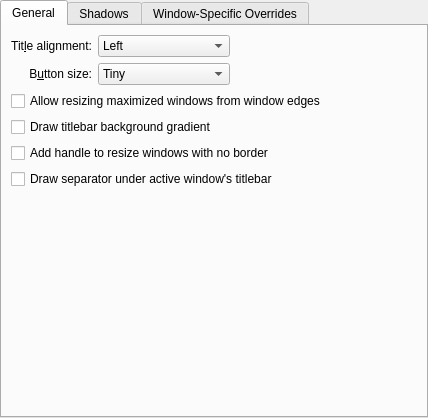
<?xml version="1.0" encoding="UTF-8"?>
<ui version="4.0">
 <class>BreezeConfigurationUI</class>
 <widget class="QWidget" name="BreezeConfigurationUI">
  <property name="geometry">
   <rect>
    <x>0</x>
    <y>0</y>
    <width>428</width>
    <height>418</height>
   </rect>
  </property>
  <layout class="QVBoxLayout" name="verticalLayout">
   <property name="leftMargin">
    <number>0</number>
   </property>
   <property name="topMargin">
    <number>0</number>
   </property>
   <property name="rightMargin">
    <number>0</number>
   </property>
   <property name="bottomMargin">
    <number>0</number>
   </property>
   <item>
    <widget class="QTabWidget" name="tabWidget">
     <property name="currentIndex">
      <number>0</number>
     </property>
     <widget class="QWidget" name="tab">
      <attribute name="title">
       <string>General</string>
      </attribute>
      <layout class="QGridLayout" name="gridLayout_4">
       <item row="0" column="0">
        <widget class="QLabel" name="label_3">
         <property name="text">
          <string>Tit&amp;le alignment:</string>
         </property>
         <property name="alignment">
          <set>Qt::AlignRight|Qt::AlignTrailing|Qt::AlignVCenter</set>
         </property>
         <property name="buddy">
          <cstring>titleAlignment</cstring>
         </property>
        </widget>
       </item>
       <item row="1" column="0">
        <widget class="QLabel" name="label_4">
         <property name="text">
          <string>B&amp;utton size:</string>
         </property>
         <property name="alignment">
          <set>Qt::AlignRight|Qt::AlignTrailing|Qt::AlignVCenter</set>
         </property>
         <property name="buddy">
          <cstring>buttonSize</cstring>
         </property>
        </widget>
       </item>
       <item row="1" column="1">
        <widget class="QComboBox" name="buttonSize">
         <item>
          <property name="text">
           <string>Tiny</string>
          </property>
         </item>
         <item>
          <property name="text">
           <string comment="@item:inlistbox Button size:">Small</string>
          </property>
         </item>
         <item>
          <property name="text">
           <string comment="@item:inlistbox Button size:">Medium</string>
          </property>
         </item>
         <item>
          <property name="text">
           <string comment="@item:inlistbox Button size:">Large</string>
          </property>
         </item>
         <item>
          <property name="text">
           <string comment="@item:inlistbox Button size:">Very Large</string>
          </property>
         </item>
        </widget>
       </item>
       <item row="0" column="1">
        <widget class="QComboBox" name="titleAlignment">
         <item>
          <property name="text">
           <string>Left</string>
          </property>
         </item>
         <item>
          <property name="text">
           <string>Center</string>
          </property>
         </item>
         <item>
          <property name="text">
           <string>Center (Full Width)</string>
          </property>
         </item>
         <item>
          <property name="text">
           <string>Right</string>
          </property>
         </item>
        </widget>
       </item>
       <item row="0" column="2">
        <spacer name="horizontalSpacer">
         <property name="orientation">
          <enum>Qt::Horizontal</enum>
         </property>
         <property name="sizeHint" stdset="0">
          <size>
           <width>40</width>
           <height>20</height>
          </size>
         </property>
        </spacer>
       </item>
       <item row="7" column="0" colspan="3">
        <spacer name="verticalSpacer">
         <property name="orientation">
          <enum>Qt::Vertical</enum>
         </property>
         <property name="sizeHint" stdset="0">
          <size>
           <width>20</width>
           <height>40</height>
          </size>
         </property>
        </spacer>
       </item>
       <item row="5" column="0" colspan="3">
        <widget class="QCheckBox" name="drawSizeGrip">
         <property name="text">
          <string>Add handle to resize windows with no border</string>
         </property>
        </widget>
       </item>
       <item row="6" column="0" colspan="3">
        <widget class="QCheckBox" name="drawTitleBarSeparator">
         <property name="text">
          <string>Draw separator under active window's titlebar</string>
         </property>
        </widget>
       </item>
       <item row="3" column="0" colspan="3">
        <widget class="QCheckBox" name="drawBorderOnMaximizedWindows">
         <property name="text">
          <string>Allow resizing maximized windows from window edges</string>
         </property>
        </widget>
       </item>
       <item row="4" column="0" colspan="3">
        <widget class="QCheckBox" name="drawBackgroundGradient">
         <property name="text">
          <string>Draw titlebar background gradient</string>
         </property>
        </widget>
       </item>
      </layout>
     </widget>
     <widget class="QWidget" name="tab_4">
      <attribute name="title">
       <string>Shadows</string>
      </attribute>
      <layout class="QGridLayout" name="gridLayout">
       <item row="0" column="0">
        <widget class="QLabel" name="label">
         <property name="text">
          <string>Si&amp;ze:</string>
         </property>
         <property name="alignment">
          <set>Qt::AlignRight|Qt::AlignTrailing|Qt::AlignVCenter</set>
         </property>
         <property name="buddy">
          <cstring>shadowSize</cstring>
         </property>
        </widget>
       </item>
       <item row="0" column="1">
        <widget class="QComboBox" name="shadowSize">
         <item>
          <property name="text">
           <string comment="@item:inlistbox Button size:">None</string>
          </property>
         </item>
         <item>
          <property name="text">
           <string comment="@item:inlistbox Button size:">Small</string>
          </property>
         </item>
         <item>
          <property name="text">
           <string comment="@item:inlistbox Button size:">Medium</string>
          </property>
         </item>
         <item>
          <property name="text">
           <string comment="@item:inlistbox Button size:">Large</string>
          </property>
         </item>
         <item>
          <property name="text">
           <string comment="@item:inlistbox Button size:">Very Large</string>
          </property>
         </item>
        </widget>
       </item>
       <item row="1" column="0">
        <widget class="QLabel" name="label_2">
         <property name="text">
          <string comment="strength of the shadow (from transparent to opaque)">S&amp;trength:</string>
         </property>
         <property name="alignment">
          <set>Qt::AlignRight|Qt::AlignTrailing|Qt::AlignVCenter</set>
         </property>
         <property name="buddy">
          <cstring>shadowStrength</cstring>
         </property>
        </widget>
       </item>
       <item row="1" column="1">
        <widget class="QSpinBox" name="shadowStrength">
         <property name="suffix">
          <string>%</string>
         </property>
         <property name="minimum">
          <number>10</number>
         </property>
         <property name="maximum">
          <number>100</number>
         </property>
        </widget>
       </item>
       <item row="1" column="2">
        <spacer name="horizontalSpacer_5">
         <property name="orientation">
          <enum>Qt::Horizontal</enum>
         </property>
         <property name="sizeHint" stdset="0">
          <size>
           <width>40</width>
           <height>20</height>
          </size>
         </property>
        </spacer>
       </item>
       <item row="2" column="0">
        <widget class="QLabel" name="label_5">
         <property name="text">
          <string>Color:</string>
         </property>
         <property name="alignment">
          <set>Qt::AlignRight|Qt::AlignTrailing|Qt::AlignVCenter</set>
         </property>
        </widget>
       </item>
       <item row="2" column="1">
        <widget class="KColorButton" name="shadowColor"/>
       </item>
       <item row="3" column="0" colspan="3">
        <spacer name="verticalSpacer_3">
         <property name="orientation">
          <enum>Qt::Vertical</enum>
         </property>
         <property name="sizeHint" stdset="0">
          <size>
           <width>20</width>
           <height>40</height>
          </size>
         </property>
        </spacer>
       </item>
      </layout>
     </widget>
     <widget class="QWidget" name="tab_3">
      <attribute name="title">
       <string>Window-Specific Overrides</string>
      </attribute>
      <layout class="QVBoxLayout" name="verticalLayout_3">
       <item>
        <widget class="Breeze::ExceptionListWidget" name="exceptions" native="true">
         <property name="sizePolicy">
          <sizepolicy hsizetype="Preferred" vsizetype="Expanding">
           <horstretch>0</horstretch>
           <verstretch>0</verstretch>
          </sizepolicy>
         </property>
        </widget>
       </item>
      </layout>
     </widget>
    </widget>
   </item>
  </layout>
 </widget>
 <customwidgets>
  <customwidget>
   <class>KColorButton</class>
   <extends>QPushButton</extends>
   <header>kcolorbutton.h</header>
  </customwidget>
  <customwidget>
   <class>Breeze::ExceptionListWidget</class>
   <extends>QWidget</extends>
   <header>config/breezeexceptionlistwidget.h</header>
   <container>1</container>
  </customwidget>
 </customwidgets>
 <tabstops>
  <tabstop>tabWidget</tabstop>
  <tabstop>titleAlignment</tabstop>
  <tabstop>buttonSize</tabstop>
  <tabstop>drawBorderOnMaximizedWindows</tabstop>
  <tabstop>drawBackgroundGradient</tabstop>
  <tabstop>drawSizeGrip</tabstop>
  <tabstop>drawTitleBarSeparator</tabstop>
  <tabstop>shadowSize</tabstop>
  <tabstop>shadowStrength</tabstop>
  <tabstop>shadowColor</tabstop>
 </tabstops>
 <resources/>
 <connections/>
</ui>
